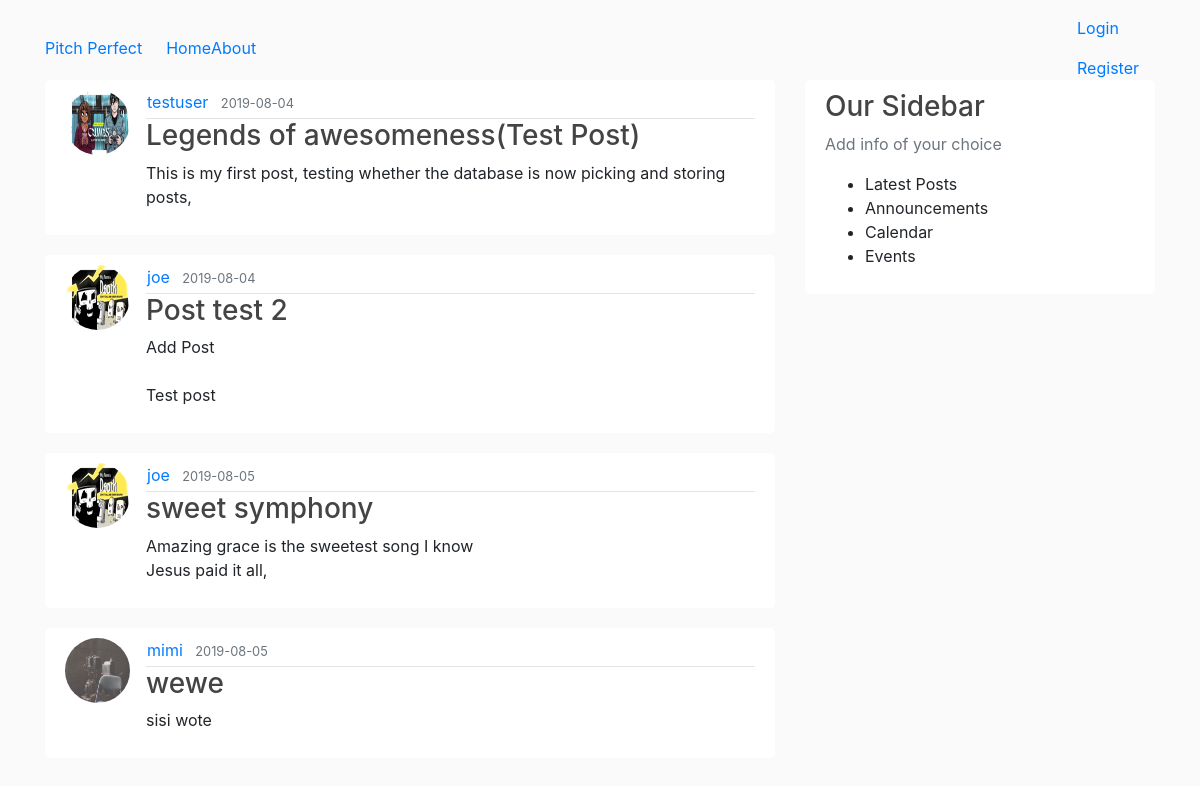
Page /home on the earlier database version.
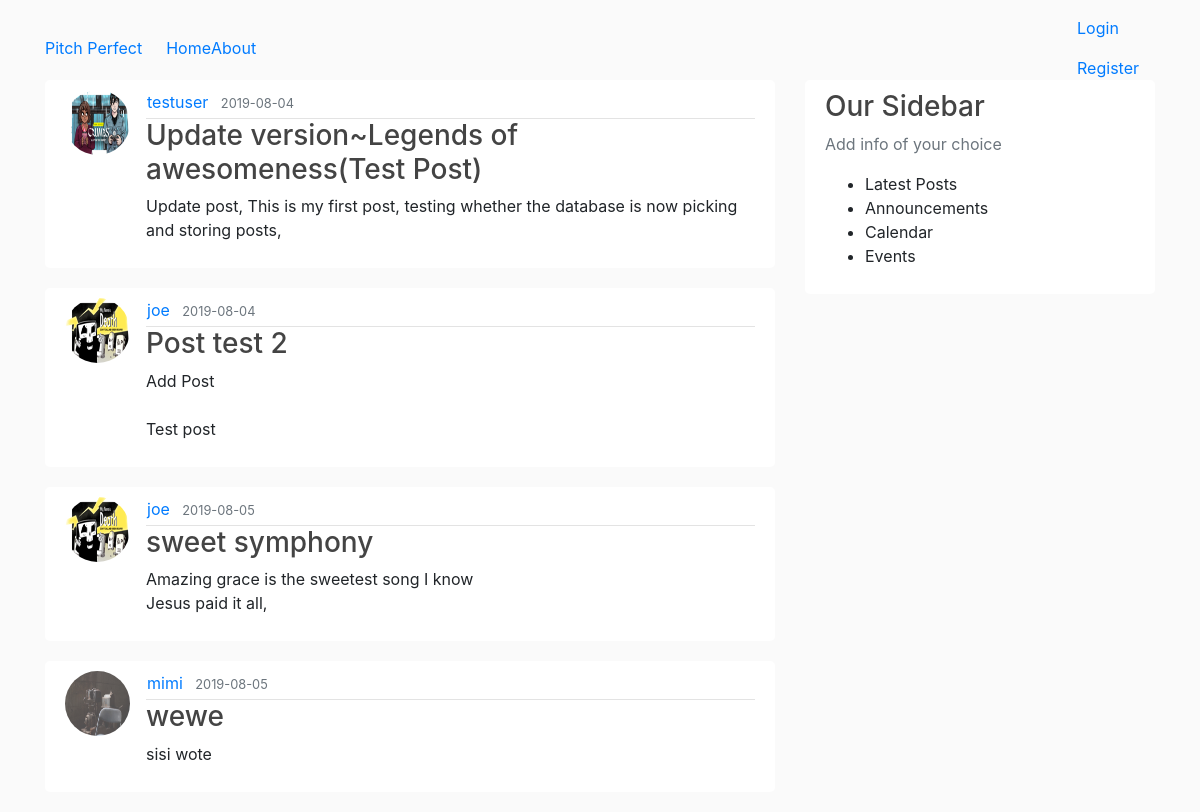
Same page on the later database version.
### flaskblog/models.py (models this page shows, shortened)
class Post(db.Model):
	id = db.Column(db.Integer, primary_key = True)
	title = db.Column(db.String(150), nullable = False)
	date_posted = db.Column(db.DateTime, nullable = False, default = datetime.utcnow)
	content = db.Column(db.String(200), nullable = False )
	user_id = db.Column(db.Integer, db.ForeignKey('user.id'), nullable = False)

class User(db.Model, UserMixin):
	id = db.Column(db.Integer, primary_key = True)
	username = db.Column(db.String(20), unique=True, nullable = False)
	email = db.Column(db.String(200), unique=True, nullable = False)
	image_file = db.Column(db.String(20),  nullable = False, default = 'default.jpg')
	password = db.Column(db.String(60), nullable = False)
	posts = db.relationship('Post', backref = 'author', lazy = True)

### flaskblog/routes.py (the view)
@app.route("/")
@app.route("/home")
def home():
	posts = Post.query.all()
	return render_template('home.html', posts=posts)

### flaskblog/templates/home.html
{% extends "layout.html" %}
{% block content %}
{% for post in posts %}
<article class="media content-section">
	<img class="rounded-circle article-img" src="{{ url_for('static',filename = 'profile_pics/' + post.author.image_file) }} ">
	<div class="media-body">
		<div class="article-metadata">
			<a class="mr-2" href="#">{{ post.author.username}}</a>
			<small class="text-muted">{{post.date_posted.strftime('%Y-%m-%d')}} </small>
		</div>
		<h3><a class="article-title" href="{{ url_for('post', post_id = post.id) }} ">{{post.title}} </a></h3>
		<p class="article-content">{{post.content}} </p>
	</div>
</article>
{% endfor %}
{% endblock content %}

### flaskblog/templates/layout.html (shortened to what this page needs)
<!DOCTYPE html>
<html>
<head>
    <link rel="stylesheet" href="https://maxcdn.bootstrapcdn.com/bootstrap/4.0.0/css/bootstrap.min.css">
    <link rel="stylesheet" type="text/css" href="{{url_for('static', filename='main.css') }} ">
</head>
<body>
	<header>
		<nav class="navbar navbar-expand-md navbar-dark bg-steel fixed-top">
			<div class="container">
				<a class="nav-brand mr-4" href="/">Pitch Perfect</a>
				<div class="collapse navbar-collapse" id="navbarToggle">
					<div class="navbar-nav mr-auto">
						<a href="{{ url_for('home') }}">Home</a>
						<a href="{{ url_for('about') }}">About</a>
					</div>
					<div>
						{% if current_user.is_authenticated %}
						<a class="nav-item nav-link" href="{{ url_for('new_post') }}">New Post</a>
						<a class="nav-item nav-link" href="{{ url_for('account') }}">Account</a>
						<a class="nav-item nav-link" href="{{ url_for('logout') }}">Logout</a>
						{% else %}
						<a class="nav-item nav-link" href="{{ url_for('login') }}">Login</a>
						<a class="nav-item nav-link" href="{{ url_for('register') }}">Register</a>
						{% endif %}
					</div>
				</div>
			</div>
		</nav>
	</header>
<main role="main" class="container">
	<div class="row">
		<div class="col-sm-8">
			{% block content %} {% endblock %}
		</div>
		<div class="col-sm-4">
			<div class="content-section">
				<h3>Our Sidebar</h3>
				<p class="text-muted">Add info of your choice
					<ul style="text-decoration: none;">
						<li>Latest Posts</li>
						<li>Announcements</li>
						<li>Calendar</li>
						<li>Events</li>
					</ul>
				</p>
			</div>
		</div>
	</div>
</main>
</body>
</html>

### flaskblog/static/main.css (style rules this page uses)
body { background: #fafafa; color: 333333; margin-top: 5rem; }
h1,h2,h3,h4,h5,h6 { color: #444444; }
.content-section { background: #ffffff; padding: 10px 20px; border: 2px splod #dddddd; border-radius: 5px; margin-bottom: 20px; }
.article-title { color: #444444; }
.article-content { white-space: pre-line; }
.article-img { width: 65px; height: 65px; margin-right: 16px; }
.article-metadata { padding-left: 1px; padding-bottom: 4px; border-bottom: 1px solid #e3e3e3; }

Differences in the rows shown:
changed Post "testuser": title "Legends of awesomeness(Test Post)" → "Update version~Legends of awesomeness(Test Post)"; content "This is my first post, testing whether the database is now picking and storing posts," → "Update post, This is my first post, testing whether the database is now picking and storing posts,"
